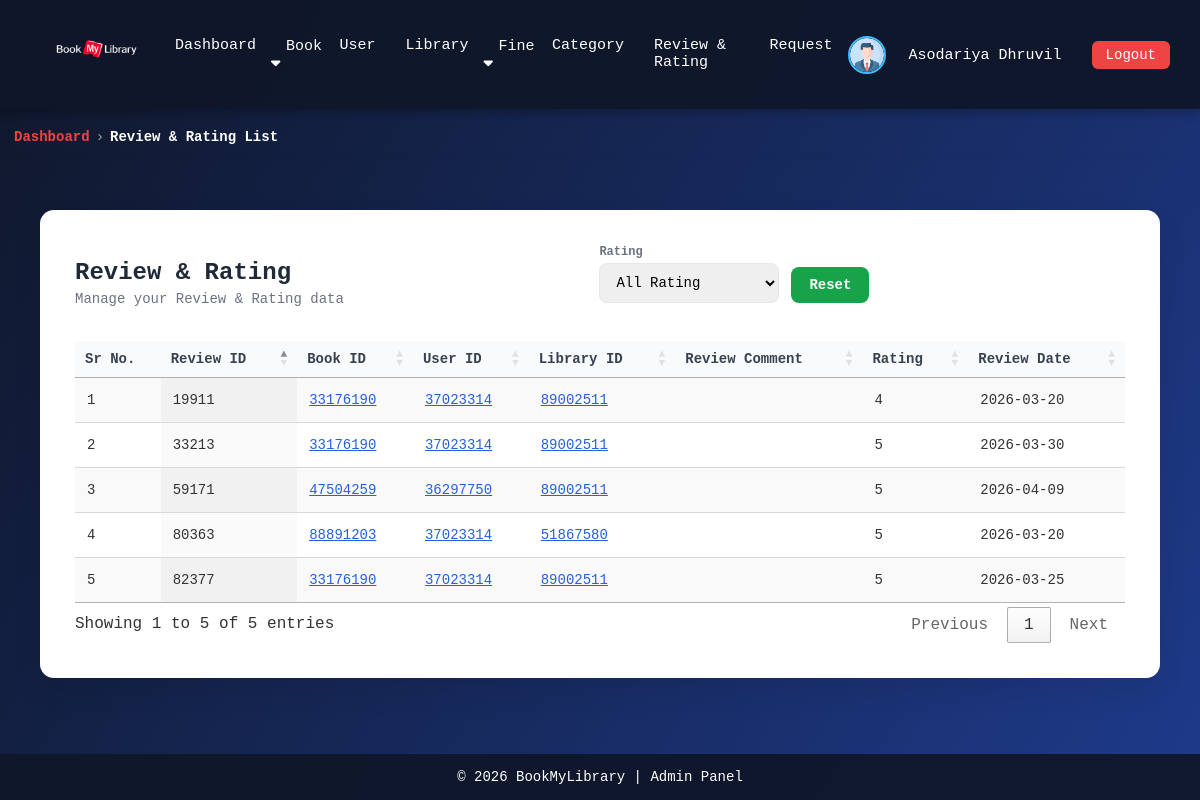
Screenshot of /admin/review&rating_list.php (signed in) with the database file from the repository.
### tables this page shows
CREATE TABLE `user` (
  `user_id` int NOT NULL,
  `first_name` varchar(100) DEFAULT NULL,
  `last_name` varchar(100) DEFAULT NULL,
  `email` varchar(255) DEFAULT NULL,
  `contact_no` varchar(15) DEFAULT NULL,
  `gender` varchar(10) DEFAULT NULL,
  `address` varchar(255) DEFAULT NULL,
  `image` varchar(255) DEFAULT NULL,
  `password` varchar(255) NOT NULL,
  `role` varchar(10) DEFAULT NULL,
  `status` varchar(15) DEFAULT NULL
);

CREATE TABLE `rating` (
  `rating_id` int NOT NULL,
  `book_id` int DEFAULT NULL,
  `library_id` int DEFAULT NULL,
  `user_id` int DEFAULT NULL,
  `description` text,
  `rating` int DEFAULT NULL,
  `rating_date` date DEFAULT NULL
);

### admin/review&rating_list.php (the view, shortened to what this page needs)
<!DOCTYPE html>
<html lang="en">
<head>
    <link rel="stylesheet" href="https://cdn.datatables.net/1.13.6/css/jquery.dataTables.min.css">
    <link rel="stylesheet" href="https://cdn.datatables.net/buttons/2.4.1/css/buttons.dataTables.min.css">
</head>
<body>
    <?php include 'navbar.php'; ?>
    <div class="breadcrumb-wrapper">
        <nav class="breadcrumb">
            <a href="home.php" class="dashboard">Dashboard</a>
            <span class="separator">›</span>
            <span class="current">Review & Rating List</span>
        </nav>
    </div>
    <div class="container">
        <div class="card">
            <div class="top-actions">
                <div class="title-area">
                    <h3>Review & Rating</h3>
                    <div class="subtitle">Manage your Review & Rating data</div>
                </div>
                <div class="advanced-filters">
                    <div class="filter-box">
                        <label>Rating</label>
                        <select id="filterRating">
                            <option value="">All Rating</option>
                        </select>
                    </div>
                    <div class="filter-box btn-area">
                        <button class="btn btn-add" onclick="resetFilters()">Reset</button>
                    </div>
                </div>
            </div>
            <table id="bookTable" class="display">
                <thead>
                    <tr>
                        <th>Sr No.</th>
                        <th>Review ID</th>
                        <th>Book ID</th>
                        <th>User ID</th>
                        <th>Library ID</th>
                        <th>Review Comment</th>
                        <th>Rating</th>
                        <th>Review Date</th>
                    </tr>
                </thead>
                <tbody>
                    <?php
                    $rating = mysqli_query($con, "SELECT * FROM rating");
                    $i = 1;
                    foreach ($rating as $row) {
                        $full_description = $row['description'];
                        $short_description = substr($full_description, 0, 40);
                        $book_data = mysqli_fetch_assoc(mysqli_query($con, "SELECT * FROM book_list WHERE book_id = '{$row['book_id']}'"));
                        $library_data = mysqli_fetch_assoc(mysqli_query($con, "SELECT * FROM library WHERE library_id = '{$row['library_id']}'"));
                        $user_data = mysqli_fetch_assoc(mysqli_query($con, "SELECT * FROM user WHERE user_id = '{$row['user_id']}'"));
                        echo "<tr>
                                    <td>{$i}</td>
                                    <td>{$row['rating_id']}</td>
                                    <td>
                                    <span class='model-link'
                                    onclick=\"openBookModal(
                                    '{$book_data['book_id']}',
                                    '../book_images/{$book_data['image']}',
                                    '" . htmlspecialchars($book_data['title'], ENT_QUOTES) . "',
                                    '" . htmlspecialchars($book_data['author'], ENT_QUOTES) . "',
                                    '" . htmlspecialchars($book_data['category'], ENT_QUOTES) . "',
                                    '{$book_data['year']}',
                                    '" . htmlspecialchars($library_data['library_name'], ENT_QUOTES) . "'
                                    )\">
                                    {$row['book_id']}
                                    </span>
                                    </td>
                                    <td>
                                        <span class='model-link'
                                        onclick=\"openUserModal(
                                        '{$user_data['user_id']}',
                                        '../image/{$user_data['image']}',
                                        '" . htmlspecialchars($user_data['first_name'], ENT_QUOTES) . "',
                                        '" . htmlspecialchars($user_data['last_name'], ENT_QUOTES) . "',
                                        '" . htmlspecialchars($user_data['email'], ENT_QUOTES) . "',
                                        '" . htmlspecialchars($user_data['contact_no'], ENT_QUOTES) . "',
                                        '" . htmlspecialchars($user_data['address'], ENT_QUOTES) . "',
                                        '" . htmlspecialchars($user_data['role'], ENT_QUOTES) . "',
                                        '" . htmlspecialchars($user_data['status'], ENT_QUOTES) . "'
                                        )\">
                                        {$row['user_id']}
                                        </span>
                                    </td>
                                    <td>
                                        <span class='model-link'
                                        onclick=\"openLibraryModal(
                                        '{$library_data['library_id']}',
                                        '" . htmlspecialchars($library_data['library_name'], ENT_QUOTES) . "',
                                        '" . htmlspecialchars($library_data['library_owner_name'], ENT_QUOTES) . "',
                                        '" . htmlspecialchars($library_data['table_capacity'], ENT_QUOTES) . "',
                                        '" . htmlspecialchars($library_data['chair_capacity'], ENT_QUOTES) . "',
                                        '" . htmlspecialchars($library_data['open_at'], ENT_QUOTES) . "',
                                        '" . htmlspecialchars($library_data['close_at'], ENT_QUOTES) . "',
                                        '" . htmlspecialchars($library_data['status'], ENT_QUOTES) . "',
                                        '" . htmlspecialchars($library_data['library_location'], ENT_QUOTES) . "'
                                        )\">
                                        {$row['library_id']}
                                        </span>
                                    </td>
                                    <td class='review-cell'
                                        data-full='" . htmlspecialchars($full_description, ENT_QUOTES) . "'>
                                        {$short_description}
                                    </td>
                                    <td>{$row['rating']}</td>
                                    <td>{$row['rating_date']}</td>
                                </tr>";
                        $i++;
                    }
                    ?>
                </tbody>
            </table>
        </div>
    </div>
    <?php include 'footer.php'; ?>
</body>
</html>

### admin/navbar.php (shortened to what this page needs)
<!DOCTYPE html>
<html lang="en">
<?php
include '../update_status.php';
?>
<head>
    <link rel="stylesheet" href="https://cdnjs.cloudflare.com/ajax/libs/font-awesome/6.5.0/css/all.min.css">
</head>
<body>
    <?php
    $user_id = $_SESSION['id'];
    $user = mysqli_query($con, "SELECT * FROM user WHERE user_id = $user_id");
    $data = mysqli_fetch_assoc($user);
    ?>
    <nav class="navbar">
        <div class="nav-left">
            <a href="home.php">
                <img src="../image/BookMyLibrary.png" alt="Library Logo">
            </a>
        </div>
        <div class="nav-center">
            <a href="home.php">Dashboard</a>
            <div class="dropdown">
                <a href="javascript:void(0);" class="dropbtn">Book <i class="fa-solid fa-caret-down"></i></a>
            </div>
            <a href="user_list.php">User</a>
            <a href="library_list.php">Library</a>
            <div class="dropdown">
                <a href="javascript:void(0);" class="dropbtn">Fine <i class="fa-solid fa-caret-down"></i></a>
            </div>
            <a href="category_list.php">Category</a>
            <a href="review&rating_list.php">Review & Rating</a>
            <a href="librarian_requests.php">Request</a>
        </div>
        <div class="nav-right">
            <div class="profile">
                <img src="../image/<?php echo $data['image']; ?>" alt="Profile">
                <div class="dropdown">
                    <a href="javascript:void(0);" class="dropbtn"><?php echo $data['first_name'] . " " . $data['last_name']; ?></a>
                </div>
            </div>
            <a href="../login.php" class="logout-btn">Logout</a>
        </div>
    </nav>
</body>
</html>

### admin/review&rating_list.php (style rules this page uses)
* { margin: 0; padding: 0; box-sizing: border-box; font-family: "JetBrains Mono", "Fira Code", Consolas, monospace; }
body { min-height: 100vh; display: flex; flex-direction: column; background: linear-gradient(120deg, #0f172a, #1e3a8a); color: #333; }
.container { width: 100%; max-width: 100%; padding: 40px; }
.card { background: #ffffff; padding: 35px; border-radius: 14px; box-shadow: 0 12px 30px rgba(0, 0, 0, 0.08); }
.top-actions { display: flex; justify-content: space-between; align-items: center; margin-bottom: 20px; flex-wrap: wrap; gap: 10px; }
.title-area h3 { margin: 0; font-size: 24px; font-weight: 700; color: #1f2937; }
.subtitle { font-size: 14px; color: #6b7280; margin-top: 5px; }
.btn { padding: 10px 18px; border-radius: 8px; border: none; cursor: pointer; font-size: 14px; font-weight: 600; transition: 0.2s ease; }
.btn-add { background: #16a34a; color: #fff; }
td { white-space: nowrap; }
.model-link { color: #2660de; cursor: pointer; text-decoration: underline; }
table.dataTable { width: 100% !important; font-size: 14px; }
table.dataTable thead th { background: #f9fafb; color: #374151; font-weight: 600; border-bottom: 1px solid #e5e7eb; padding: 14px 12px; }
table.dataTable tbody td { padding: 14px 12px; vertical-align: middle; }
table.dataTable tbody tr { transition: background 0.2s; }
.breadcrumb-wrapper { padding: 10px 14px; border-radius: 8px; margin-bottom: 15px; margin-top: 10px; box-shadow: 0 2px 4px rgba(0, 0, 0, 0.02); }
.breadcrumb { font-size: 14px; font-weight: 500; color: #6b7280; display: flex; flex-wrap: wrap; align-items: center; gap: 6px; }
.breadcrumb .dashboard { color: #ef4444; font-weight: 600; }
.breadcrumb .separator { color: #9ca3af; }
.breadcrumb a { text-decoration: none; color: #ef4444; transition: 0.2s ease; }
.breadcrumb .current { color: #ffffffff; font-weight: 600; }
.advanced-filters { display: flex; flex-wrap: wrap; gap: 12px; margin-bottom: 18px; }
.advanced-filters input, .advanced-filters select { padding: 10px 12px; border: 1px solid #e5e7eb; border-radius: 8px; font-size: 14px; min-width: 180px; }
.filter-box { display: flex; flex-direction: column; }
.filter-box label { font-size: 12px; font-weight: 600; color: #6b7280; margin-bottom: 4px; }
.btn-area { justify-content: flex-end; }
.review-cell { cursor: pointer; }

### admin/navbar.php (style rules this page uses)
.navbar { background: rgba(15, 23, 42, 0.95); color: #fff; padding: 12px 30px; display: flex; align-items: center; justify-content: space-between; flex-wrap: wrap; box-shadow: 0 4px 10px rgba(0, 0, 0, 0.25); font-family: "JetBrains Mono", "Fira Code", Consolas, monospace; }
.nav-left { display: flex; align-items: center; gap: 10px; }
.nav-left img { height: 80px; width: 130px; }
.nav-center { flex: 1; display: flex; justify-content: center; }
.nav-center a { color: #fff; text-decoration: none; margin: 0 15px; font-size: 15px; }
.nav-right { display: flex; align-items: center; gap: 15px; }
.profile { display: flex; align-items: center; gap: 8px; color: #fff; }
.profile img { width: 38px; height: 38px; border-radius: 50%; border: 2px solid #38bdf8; object-fit: cover; }
.logout-btn { padding: 6px 14px; border-radius: 6px; background: #ef4444; color: #fff; text-decoration: none; font-size: 14px; }
.dropdown { position: relative; display: inline-block; }
.dropdown>a { color: #fff; text-decoration: none; margin: 0 15px; font-size: 15px; cursor: pointer; }
.dropdown>a.dropbtn { color: #fff; text-decoration: none; margin: 0 15px; font-size: 15px; cursor: pointer; }

### admin/footer.php (style rules this page uses)
html, body { height: 100%; margin: 0; }
body { display: flex; flex-direction: column; }

### rows the page displays
user: image (placeholder picture), first_name "Asodariya", last_name "Dhruvil"
rating: rating_id "19911", book "33176190", user "37023314", library "89002511", rating "4", rating_date "2026-03-20"
rating: rating_id "33213", book "33176190", user "37023314", library "89002511", rating "5", rating_date "2026-03-30"
rating: rating_id "59171", book "47504259", user "36297750", library "89002511", rating "5", rating_date "2026-04-09"
rating: rating_id "80363", book "88891203", user "37023314", library "51867580", rating "5", rating_date "2026-03-20"
rating: rating_id "82377", book "33176190", user "37023314", library "89002511", rating "5", rating_date "2026-03-25"
